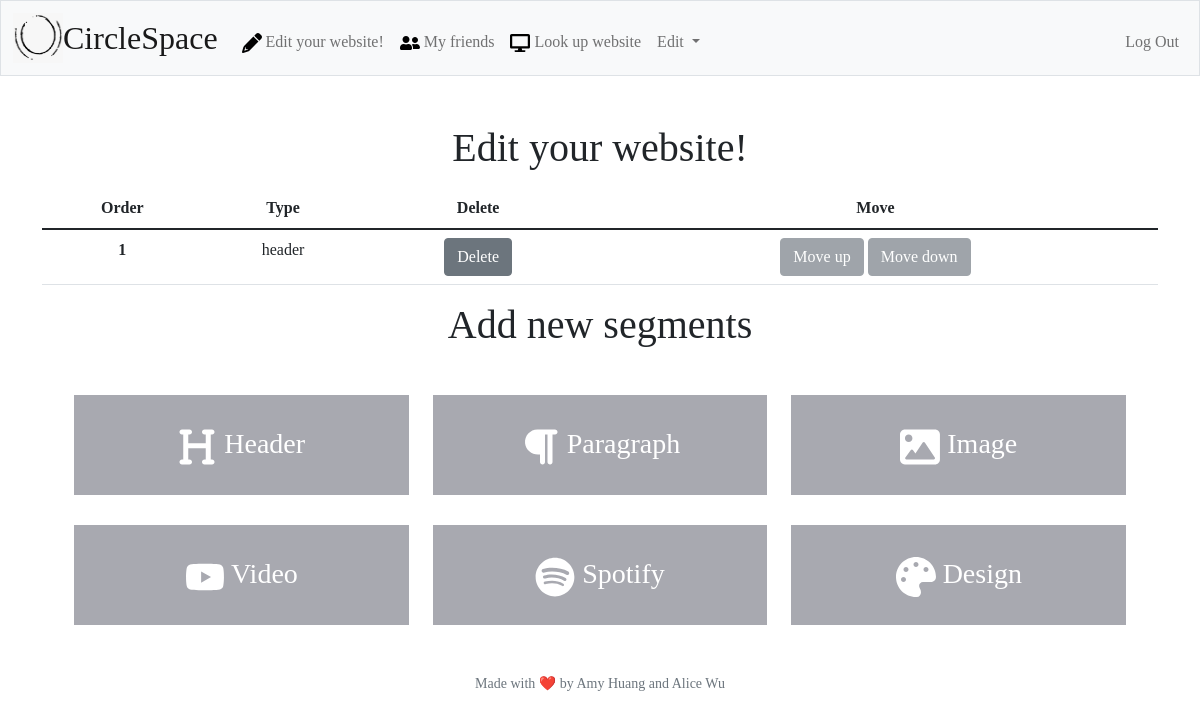
/edit (signed in), run on an earlier commit of the app's database.
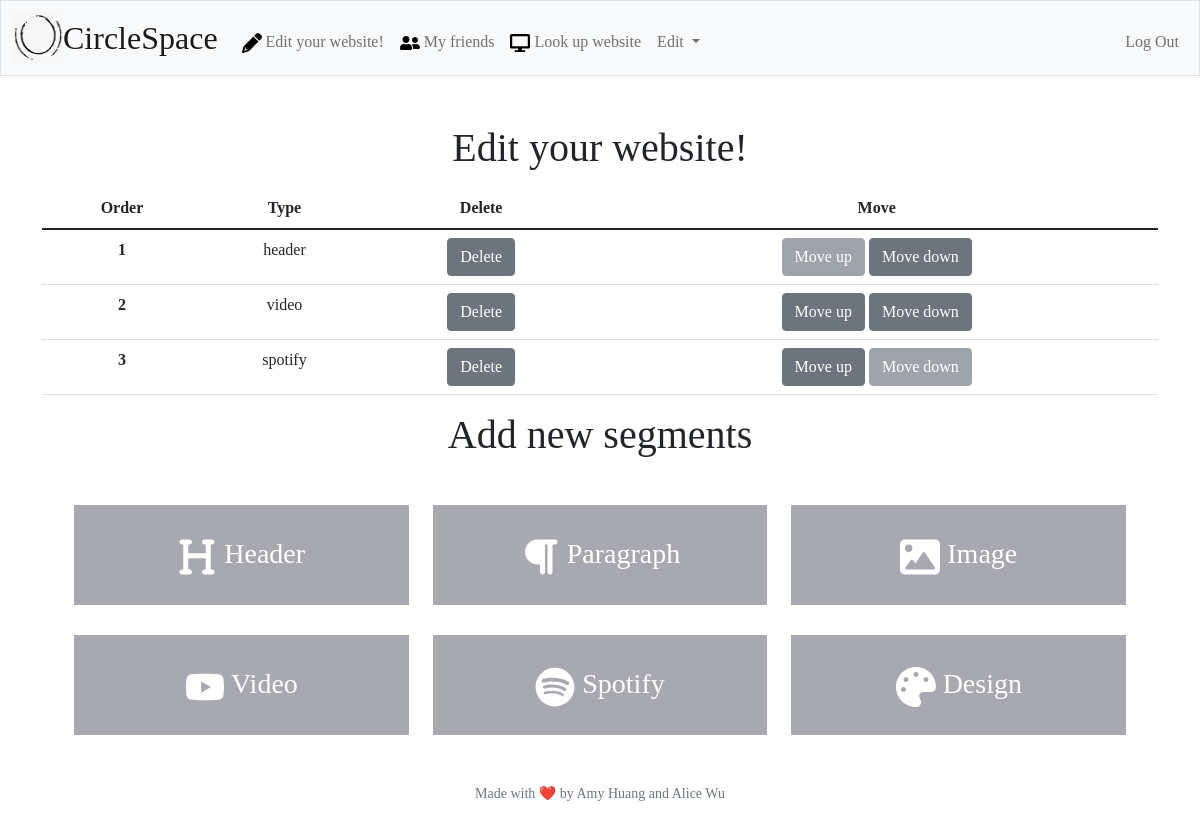
And on a later commit of the database.
### tables this page shows
CREATE TABLE segments (
    segment_id INTEGER PRIMARY KEY AUTOINCREMENT NOT NULL,
    user_id INTEGER NOT NULL,
    segment_type TEXT NOT NULL,
    content TEXT NOT NULL,
    location INTEGER NOT NULL,
    FOREIGN KEY(user_id) REFERENCES users(user_id)
);

### app.py (the view, shortened to what this page needs)
@app.route("/edit", methods=["GET", "POST"])
@login_required
def edit():
    user_id = session["user_id"]
    if request.method == "GET":
        segments = db.execute("SELECT segment_type, location FROM segments WHERE user_id = ? ORDER BY location", user_id)
        return render_template("edit.html", segments=segments)

### app.py (called while the page is built)
@app.after_request
def after_request(response):
    response.headers["Cache-Control"] = "no-cache, no-store, must-revalidate"
    response.headers["Expires"] = 0
    response.headers["Pragma"] = "no-cache"
    return response

### helpers.py (called while the page is built)
def login_required(f):
    @wraps(f)
    def decorated_function(*args, **kwargs):
        if session.get("user_id") is None:
            return redirect("/login")
        return f(*args, **kwargs)
    return decorated_function

### templates/edit.html (shortened to what this page needs)
{% extends "layout.html" %}
{% block main %}
<main class="container py-5 text-center">
    <div class="mb-3">
        <h1>Edit your website!</h1>
    </div>
    <table class="table">
        <thead>
            <tr>
                <th scope="col">Order</th>
                <th scope="col">Type</th>
                <th scope="col">Delete</th>
                <th scope="col">Move</th>
            </tr>
        </thead>
        <tbody>
            <form action="/edit" method="post">
                {% for segment in segments %}
                    <tr>
                        <th scope="row">{{ segment["location"] }}</th>
                        <td>{{ segment["segment_type"] }}</td>
                        <td><button class="btn btn-secondary" type="submit" name="delete-button" value="{{ segment["location"] }}">Delete</button></td>
                        <td>
                            {% if segment != segments[0] %}
                                <button class="btn btn-secondary" type="submit" name="up-button" value="{{ segment["location"] }}">Move up</button>
                            {% else %}
                                <button class="btn btn-secondary" disabled>Move up</button>
                            {% endif %}
                            {% if segment != segments[-1] %}
                                <button class="btn btn-secondary" type="submit" name="down-button" value="{{ segment["location"] }}">Move down</button>
                            {% else %}
                                <button class="btn btn-secondary" disabled>Move down</button>
                            {% endif %}
                        </td>
                    </tr>
                {% endfor %}
            </form>
        </tbody>
    </table>
    <div class="mb-3">
        <h1>Add new segments</h1>
    </div>
    <div>
        <a class="button" href="/edit-header"><img src="/static/assets/heading-solid.svg" class="icon-large">  Header</a>
        <a class="button" href="/edit-paragraph"><img src="/static/assets/paragraph-solid.svg" class="icon-large">  Paragraph</a>
        <a class="button" href="/edit-image"><img src="/static/assets/image-solid.svg" class="icon-large">  Image</a>
        <a class="button" href="/edit-video"><img src="/static/assets/youtube-brands.svg" class="icon-large">  Video</a>
        <a class="button" href="/edit-spotify"><img src="/static/assets/spotify-brands.svg" class="icon-large">  Spotify</a>
        <a class="button" href="/edit-design"><img src="/static/assets/palette-solid.svg" class="icon-large">  Design</a>
    </div>
{% endblock %}

### templates/layout.html (shortened to what this page needs)
<!DOCTYPE html>
<html lang="en">
    <head>
        <link href="https://cdn.jsdelivr.net/npm/bootstrap@5.1.3/dist/css/bootstrap.min.css" rel="stylesheet">
        <link href="/static/assets/styles.css" rel="stylesheet">
    </head>
    <body>
        <nav class="bg-light border navbar navbar-expand-md navbar-light">
            <div class="container-fluid">
                <img width=50px height=50px src="/static/assets/double.png" alt="logo">
                <a class="navbar-brand" href="/">CircleSpace</a>
                <div class="collapse navbar-collapse" id="navbar">
                    {% if session["user_id"] %}
                        <ul class="navbar-nav me-auto mt-2">
                            <li class="nav-item"><a class="nav-link" href="/edit"><img src="/static/assets/pencil-solid.svg" class="icon"> Edit your website!</a></li>
                            <li class="nav-item"><a class="nav-link" href="/my-friends"><img src="/static/assets/user-friends-solid.svg" class="icon"> My friends</a></li>
                            <li class="nav-item"><a class="nav-link" href="/friend-lookup"><img src="/static/assets/display-solid.svg" class="icon"> Look up website</a></li>
                            <li class="nav-item dropdown">
                                <a class="nav-link  dropdown-toggle" href="#" data-bs-toggle="dropdown">  Edit  </a>
                             </li>
                        </ul>
                        <ul class="navbar-nav ms-auto mt-2">
                            <li class="nav-item"><a class="nav-link" href="/logout">Log Out</a></li>
                        </ul>
                    {% else %}
                        <ul class="navbar-nav ms-auto mt-2">
                            <li class="nav-item"><a class="nav-link" href="/register">Register</a></li>
                            <li class="nav-item"><a class="nav-link" href="/login">Log In</a></li>
                        </ul>
                    {% endif %}
                </div>
            </div>
        </nav>
        <main class="container-fluid text-center">
            {% block main %}{% endblock %}
        </main>
        <footer class="mb-5 small text-center text-muted">
            Made with ❤️ by Amy Huang and Alice Wu
        </footer>
    </body>
</html>

### static/assets/styles.css (style rules this page uses)
.icon { width: 20px; height: 20px; }
.icon-large { width: 40px; height: 40px; filter: invert(100%) sepia(2%) saturate(85%) hue-rotate(60deg) brightness(114%) contrast(100%); }
nav .navbar-brand { font-size: xx-large; }
body { font-family:'Georgia', serif; }
.button { text-decoration: none; display: inline-block; width: 30%; height: 100px; background-color: #43465576; padding: 28px 28px; font-size: 28px; cursor: pointer; text-align: center; margin-left: 10px; margin-right: 10px; margin-top: 30px; transition-duration: 0.4s; color: white; }

What changed in the data, as far as the page shows it:
added segments: location "2", segment_type "video"
added segments: location "3", segment_type "spotify", shows "Move down"
